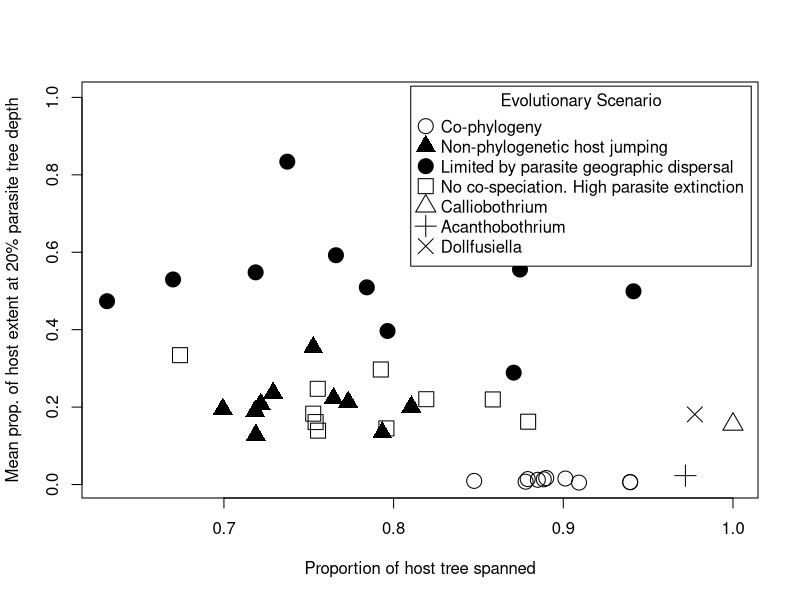

Here is the R script that generated this plot:
dc = read.table('grand_summary_c.txt')
dn = read.table('grand_summary_n.txt')
dg = read.table('grand_summary_g.txt')
dr = read.table('grand_summary_r.txt')
er = read.table('empirical-stats.txt', stringsAsFactors=FALSE)

print(dc$V3)
print(dn$V3)
print(dg$V3)
r1 = er$V1[1]
r2 = er$V1[2]
r3 = er$V1[3]
print(r1)
print(r2)
print(r3)
print(rownames(er$V1))
minx = min(c(dc$V2, dn$V2, dg$V2, dr$V2))
maxx = max(c(1.0, dc$V2, dn$V2, dg$V2, dr$V2))
miny = min(c(dc$V3, dn$V3, dg$V3, dr$V3))
maxy = max(c(1.0, dc$V3, dn$V3, dg$V3, dr$V3))
pdf('scatter-with-empirical.pdf')
plot(dc$V2, dc$V3,
        type="p",
        pch=1,
        #axes=FALSE,
        xlim=c(minx, maxx),
        ylim=c(miny, maxy),
        xlab="Proportion of host tree spanned",
        ylab="Mean prop. of host extent at 20% parasite tree depth",
        cex=2)
points(dn$V2, dn$V3, pch=17, cex=2)
points(dg$V2, dg$V3, pch=19, cex=2)
points(dr$V2, dr$V3, pch=0, cex=2)
points(er$V2[1], er$V3[1], pch=2, cex=2)
points(er$V2[2], er$V3[2], pch=3, cex=2)
points(er$V2[3], er$V3[3], pch=4, cex=2)
legend("topright",
        inset=0.01,
        title="Evolutionary Scenario",
        c(  "Co-phylogeny",
            "Non-phylogenetic host jumping",
            "Limited by parasite geographic dispersal",
            "No co-speciation. High parasite extinction",
            er$V1[[1]],
            er$V1[[2]],
            er$V1[[3]]),
        pch=c(1, 17, 19, 0, 2, 3, 4),
        pt.cex=c(2, 2, 2, 2, 2, 2, 2)
        )
dev.off()
